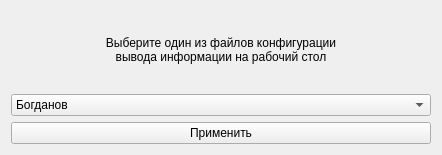
<?xml version="1.0" encoding="UTF-8"?>
<ui version="4.0">
 <class>Form</class>
 <widget class="QWidget" name="Form">
  <property name="geometry">
   <rect>
    <x>0</x>
    <y>0</y>
    <width>442</width>
    <height>155</height>
   </rect>
  </property>
  <property name="windowTitle">
   <string>Конфигурация</string>
  </property>
  <layout class="QGridLayout" name="gridLayout">
   <item row="2" column="0">
    <widget class="QPushButton" name="pushButton">
     <property name="text">
      <string>Применить</string>
     </property>
    </widget>
   </item>
   <item row="1" column="0">
    <widget class="QComboBox" name="comboBox">
     <item>
      <property name="text">
       <string>Богданов</string>
      </property>
     </item>
     <item>
      <property name="text">
       <string>Колчин</string>
      </property>
     </item>
    </widget>
   </item>
   <item row="0" column="0">
    <widget class="QLabel" name="label">
     <property name="text">
      <string>Выберите один из файлов конфигурации 
 вывода информации на рабочий стол </string>
     </property>
     <property name="textFormat">
      <enum>Qt::AutoText</enum>
     </property>
     <property name="alignment">
      <set>Qt::AlignCenter</set>
     </property>
    </widget>
   </item>
  </layout>
 </widget>
 <resources/>
 <connections/>
</ui>
